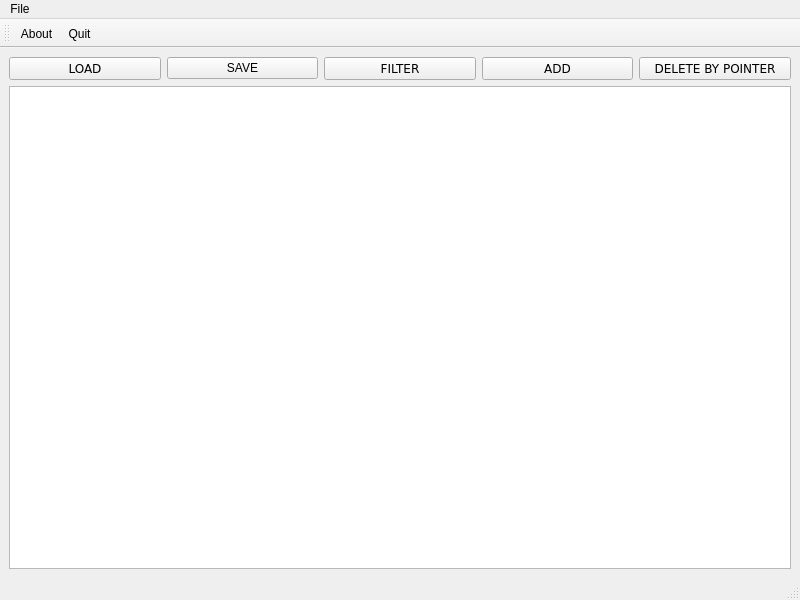
<?xml version="1.0" encoding="UTF-8"?>
<ui version="4.0">
 <class>MainWindow</class>
 <widget class="QMainWindow" name="MainWindow">
  <property name="geometry">
   <rect>
    <x>0</x>
    <y>0</y>
    <width>800</width>
    <height>600</height>
   </rect>
  </property>
  <property name="windowTitle">
   <string>MainWindow</string>
  </property>
  <widget class="QWidget" name="centralwidget">
   <layout class="QVBoxLayout" name="verticalLayout_2">
    <item>
     <layout class="QHBoxLayout" name="horizontalLayout">
      <item>
       <widget class="QPushButton" name="loadButton">
        <property name="font">
         <font>
          <family>Verdana</family>
         </font>
        </property>
        <property name="text">
         <string>LOAD</string>
        </property>
       </widget>
      </item>
      <item>
       <widget class="QPushButton" name="saveButton">
        <property name="text">
         <string>SAVE</string>
        </property>
       </widget>
      </item>
      <item>
       <widget class="QPushButton" name="filterButton">
        <property name="font">
         <font>
          <family>Verdana</family>
         </font>
        </property>
        <property name="text">
         <string>FILTER</string>
        </property>
       </widget>
      </item>
      <item>
       <widget class="QPushButton" name="addButton">
        <property name="font">
         <font>
          <family>Verdana</family>
         </font>
        </property>
        <property name="text">
         <string>ADD</string>
        </property>
       </widget>
      </item>
      <item>
       <widget class="QPushButton" name="deleteRowButton">
        <property name="font">
         <font>
          <family>Verdana</family>
         </font>
        </property>
        <property name="text">
         <string>DELETE BY POINTER</string>
        </property>
       </widget>
      </item>
     </layout>
    </item>
    <item>
     <widget class="QTableView" name="tableView"/>
    </item>
   </layout>
  </widget>
  <widget class="QMenuBar" name="menubar">
   <property name="geometry">
    <rect>
     <x>0</x>
     <y>0</y>
     <width>800</width>
     <height>22</height>
    </rect>
   </property>
   <widget class="QMenu" name="menuFile">
    <property name="title">
     <string>File</string>
    </property>
    <addaction name="actionAbout"/>
    <addaction name="actionQuit"/>
   </widget>
   <addaction name="menuFile"/>
  </widget>
  <widget class="QStatusBar" name="statusbar"/>
  <widget class="QToolBar" name="toolBar">
   <property name="windowTitle">
    <string>toolBar</string>
   </property>
   <attribute name="toolBarArea">
    <enum>TopToolBarArea</enum>
   </attribute>
   <attribute name="toolBarBreak">
    <bool>false</bool>
   </attribute>
   <addaction name="actionAbout"/>
   <addaction name="actionQuit"/>
  </widget>
  <action name="actionQuit">
   <property name="icon">
    <iconset resource="resource.qrc">
     <normaloff>:/rec/Img/icons8-выход-50.png</normaloff>:/rec/Img/icons8-выход-50.png</iconset>
   </property>
   <property name="text">
    <string>Quit</string>
   </property>
  </action>
  <action name="actionAbout">
   <property name="icon">
    <iconset resource="resource.qrc">
     <normaloff>:/rec/Img/icons8-о-нас-64.png</normaloff>:/rec/Img/icons8-о-нас-64.png</iconset>
   </property>
   <property name="text">
    <string>About</string>
   </property>
  </action>
 </widget>
 <resources>
  <include location="resource.qrc"/>
 </resources>
 <connections/>
</ui>
